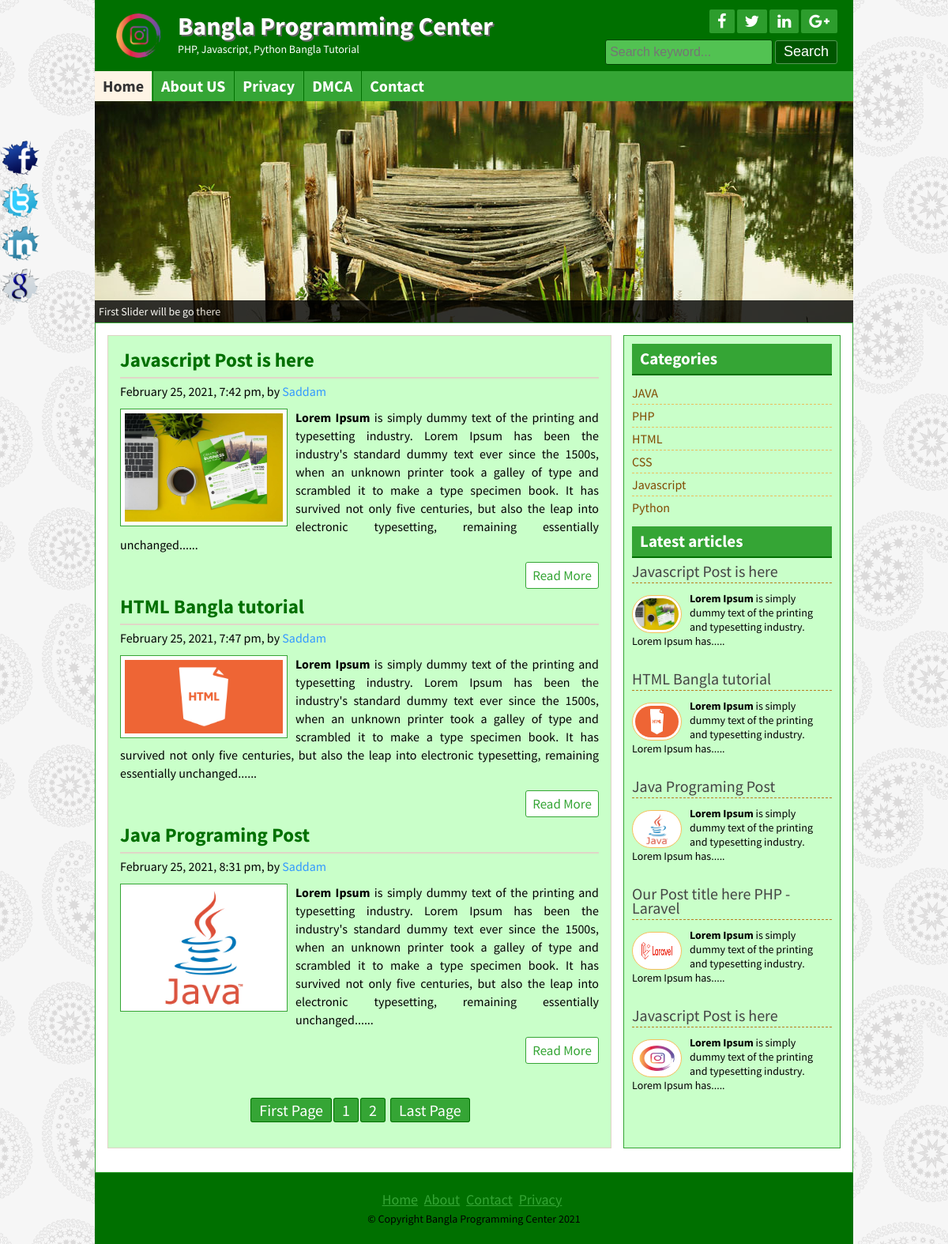
The page / on the database its author committed.
### tables this page shows
CREATE TABLE IF NOT EXISTS `title_slogan` (
  `id` int(11) NOT NULL,
  `title` varchar(255) NOT NULL,
  `slogan` varchar(255) NOT NULL,
  `logo` varchar(255) NOT NULL
);

CREATE TABLE IF NOT EXISTS `tbl_social` (
  `id` int(11) NOT NULL,
  `fb` varchar(255) NOT NULL,
  `tw` varchar(255) NOT NULL,
  `ln` varchar(255) NOT NULL,
  `gp` varchar(255) NOT NULL
);

CREATE TABLE IF NOT EXISTS `tbl_page` (
  `id` int(11) NOT NULL,
  `name` varchar(255) NOT NULL,
  `body` text NOT NULL
);

CREATE TABLE IF NOT EXISTS `tbl_post` (
  `id` int(11) NOT NULL,
  `cat` int(11) NOT NULL,
  `title` varchar(255) NOT NULL,
  `body` text NOT NULL,
  `image` varchar(255) NOT NULL,
  `author` varchar(50) NOT NULL,
  `tags` varchar(255) NOT NULL,
  `des` text NOT NULL,
  `date` timestamp NOT NULL DEFAULT CURRENT_TIMESTAMP,
  `userid` int(11) NOT NULL
);

CREATE TABLE IF NOT EXISTS `tbl_category` (
  `id` int(11) NOT NULL,
  `name` varchar(50) NOT NULL
);

CREATE TABLE IF NOT EXISTS `tbl_footer` (
  `id` int(11) NOT NULL,
  `note` varchar(255) NOT NULL
);

### lib/Database.php (called while the page is built, shortened)
<?php
Class Database{
	public $host   = DB_HOST;
	public $user   = DB_USER;
	public $pass   = DB_PASS;
	public $dbname = DB_NAME;
	public $link;
	private function connectDB(){
	$this->link = new mysqli($this->host, $this->user, $this->pass, $this->dbname);
 }
	public function select($query){
		$result = $this->link->query($query) or die($this->link->error.__LINE__);
		if($result->num_rows > 0){
			return $result;
		} else {
			return false;
		}
	}
}

### helpers/format.php (called while the page is built, shortened)
<?php
class Format{
    public function formatDate($date){
        return date('F j, Y, g:i a', strtotime($date));
    }
    public function textShorten($text, $limit=400){
        $text = $text." ";
        $text = substr($text,0,$limit);
        $text = substr($text,0,strrpos($text, ' '));
        $text = $text.".....";
        return $text;
    }
}
?>

### index.php (the view)
<?php include 'inc/header.php';?>
<?php include 'inc/slider.php';?>
	<div class="contentsection contemplete clear">
		<div class="maincontent clear">
	<?php
	$per_page = 3;
	if(isset($_GET['page'])){
		$page = $_GET['page'];
	}else{
		$page=1;
	}
	$start_from =($page-1)* $per_page;
?>
<?php
     $query = "select * from tbl_post limit $start_from, $per_page";
	 $post = $db->select($query);
	 if($post){
		 while ($result = $post->fetch_assoc()){
	 ?>
			<div class="samepost clear">
				<h2><a href="post.php?id=<?php echo $result['id']; ?>"><?php echo $result['title']; ?></a></h2>
				<h4><?php echo $fm->formatDate($result['date']); ?>, by <a href="#"><?php echo $result['author']; ?></a></h4>
				 <a href="#"><img src="admin/<?php echo $result['image'];?>" alt="post image"/></a>
				 <?php echo $fm->textShorten( $result['body']); ?>
				<div class="readmore clear">
				<a href="post.php?id=<?php echo $result['id']; ?>">Read More</a>
				</div>
			</div>
			<?php } ?>
			<?php
			$query= "select * from tbl_post";
			$result= $db->select($query);
			$total_rows = mysqli_num_rows($result);
			$total_pages= ceil($total_rows/$per_page);
			echo "<span class='pagination'><a href='index.php?page=1'>".'First Page'."</a>";
			for($i=1; $i<=$total_pages; $i++){
				echo "<a href='index.php?page=".$i."'>".$i."</a>";
			};
			?>
<?php echo "<a href='index.php?page=$total_pages'>".'Last Page'."</a></span>";?>
			<?php  }else { header("Location:404.php");} ?>
		</div>
		<?php include 'inc/sidebar.php';?>
		<?php include 'inc/footer.php';?>

### inc/header.php (shortened to what this page needs)
<?php include 'lib/Database.php'; ?>
<?php include 'helpers/format.php'; ?>
<?php
$db = new Database();
$fm = new Format();
?>
<!DOCTYPE html>
<html>
<head>
	<?php include 'scripts/css.php'; ?>
</head>
<body>
	<div class="headersection templete clear">
		<a href="index.php">
			<div class="logo">
				<?php
				$query = "select * from title_slogan where id='1' ";
				$blog_title = $db->select($query);
				if ($blog_title) {
					while ($result = $blog_title->fetch_assoc()) {
				?>
						<img src="admin/<?php echo $result['logo']; ?>" alt="logo" />
						<h2><?php echo $result['title']; ?></h2>
						<p><?php echo $result['slogan']; ?></p>
				<?php }
				} ?>
			</div>
		</a>
		<div class="social clear">
			<div class="icon clear">
				<?php
				$query = "select * from tbl_social where id='1' ";
				$socialmedia = $db->select($query);
				if ($socialmedia) {
					while ($result = $socialmedia->fetch_assoc()) {
				?>
						<a href="<?php echo $result['fb']; ?>" target="_blank"><i class="fa fa-facebook"></i></a>
						<a href="<?php echo $result['tw']; ?>" target="_blank"><i class="fa fa-twitter"></i></a>
						<a href="<?php echo $result['ln']; ?>" target="_blank"><i class="fa fa-linkedin"></i></a>
						<a href="<?php echo $result['gp']; ?>" target="_blank"><i class="fa fa-google-plus"></i></a>
				<?php }
				} ?>
			</div>
			<div class="searchbtn clear">
				<form action="search.php" method="get">
					<input type="text" name="search" placeholder="Search keyword..." />
					<input type="submit" name="submit" value="Search" />
				</form>
			</div>
		</div>
	</div>
	<div class="navsection templete">
		<?php
		$path = $_SERVER['SCRIPT_FILENAME'];
		$currentpage = basename($path, '.php');
		?>
		<ul>
			<li><a <?php
					if ($currentpage == 'index') {
						echo 'id="active"';
					} ?>href="index.php">Home</a></li>
			<?php
			$query = "select * from tbl_page";
			$pages = $db->select($query);
			if ($pages) {
				while ($result = $pages->fetch_assoc()) {
			?>
					<li><a <?php
							if (isset($_GET['pageid']) && $_GET['pageid'] == $result['id']) {
								echo 'id = "active"';
							}
							?> href="page.php?pageid=<?php echo $result['id']; ?>">
							<?php echo $result['name']; ?></a> </li>
			<?php }
			} ?>
			<li><a <?php if ($currentpage == 'contact') {
						echo 'id="active"';
					} ?> href="contact.php">Contact</a></li>
		</ul>
	</div>

### scripts/css.php
<link rel="stylesheet" href="font-awesome-4.5.0/css/font-awesome.css">
	<link rel="stylesheet" href="css/nivo-slider.css" type="text/css" media="screen" />
	<link rel="stylesheet" href="style.css">
    <?php
    $query = "select * from tbl_theme where id='1'";
    $themes = $db->select($query);
    while ($result = $themes->fetch_assoc()) {
        if ($result['theme'] == 'default') { ?>
             <link rel="stylesheet" href="theme/default.css">
     <?php   }elseif ($result['theme'] == 'green') { ?>
         <link rel="stylesheet" href="theme/green.css">
     <?php } elseif ($result['theme'] == 'red') { ?>
        <link rel="stylesheet" href="theme/red.css">
   <?php  } } ?>

### inc/slider.php
<div class="slidersection templete clear">
        <div id="slider">
        <?php
					$query= "select * from tbl_slider order by id limit 5";
					$slider = $db->select($query);
					if($slider){
						while ($result = $slider->fetch_assoc()){
					?>
            <a href="#"><img src="admin/<?php echo $result['image']; ?>" alt="<?php echo $result['title']; ?>" title="<?php echo $result['title']; ?>" /></a>
          <?php } } ?>
        </div>
        </div>

### inc/sidebar.php
<div class="sidebar clear">
			<div class="samesidebar clear">
				<h2>Categories</h2>
					<ul>
					<?php
			$query = "select * from tbl_category";
			$category =$db->select($query);
			if($category){
				while ($result = $category->fetch_assoc()){
					?>
						<li><a href="posts.php?category=<?php echo $result['id'];?>"><?php echo $result['name'];?></a></li>
					<?php } }else{  ?>
					<li>NO Category Created</li>
				<?php } ?>
					</ul>
			</div>
			<div class="samesidebar clear">
			<h2>Latest articles</h2>
					<div class="popular clear">
			<?php
			$query = "select * from tbl_post limit 5";
			$post =$db->select($query);
			if($post){
				while ($result = $post->fetch_assoc()){
					?>
					<div class="popular clear">
						<h3><a href="post.php?id=<?php echo $result['id']; ?>"><?php echo $result['title']; ?></a></h3>
						<a href="post.php?id=<?php echo $result['id']; ?>"><img src="admin/<?php echo $result['image'];?>" alt="post image"/></a>
						<?php echo $fm->textShorten( $result['body'], 125); ?>
					</div>
					<?php } }else { header("Location:404.php");} ?>
			</div>
		</div>
		</div>

### inc/footer.php (shortened to what this page needs)
		</div>
<div class="footersection templete clear">
	  <div class="footermenu clear">
		<ul>
			<li><a href="#">Home</a></li>
			<li><a href="#">About</a></li>
			<li><a href="#">Contact</a></li>
			<li><a href="#">Privacy</a></li>
		</ul>
	  </div>
	  <?php
                $query = "select * from tbl_footer where id='1' ";
                $footernote = $db->select($query);
                if($footernote){
                    while($result= $footernote->fetch_assoc()){
?>
	  <p> &copy; <?php echo $result['note']; ?> <?php echo date('Y'); ?></p>
	  <?php } } ?>
	</div>
	<div class="fixedicon clear">
	<?php
                $query = "select * from tbl_social where id='1' ";
                $socialmedia = $db->select($query);
                if($socialmedia){
                    while($result= $socialmedia->fetch_assoc()){
?>
		<a href="<?php echo $result['fb']; ?>" target="_blank"><img src="images/fb.png" alt="Facebook"/></a>
		<a href="<?php echo $result['tw']; ?>" target="_blank"><img src="images/tw.png" alt="Twitter"/></a>
		<a href="<?php echo $result['ln']; ?>" target="_blank"><img src="images/in.png" alt="LinkedIn"/></a>
		<a href="<?php echo $result['gp']; ?>" target="_blank"><img src="images/gl.png" alt="GooglePlus"/></a>
		<?php } } ?>
	</div>
</body>
</html>

### css/nivo-slider.css (style rules this page uses)
.nivoSlider { position:relative; }
.nivoSlider a.nivo-imageLink { position:absolute; top:0px; left:0px; width:100%; height:100%; border:0; padding:0; margin:0; z-index:60; display:none; }

### theme/green.css (style rules this page uses)
.headersection, .footersection { background: #007000 none repeat scroll 0 0; }
.icon a { background: #2d9d2d none repeat scroll 0 0; }
.searchbtn input[type="text"] { background: #52c252 none repeat scroll 0 0; border: 1px solid #034703 }
.searchbtn input[type="submit"] { border: 1px solid #549854; }
input[type="submit"] { background: #005600 none repeat scroll 0 0;border: 1px solid #52C252; }
.navsection { background: #35a535 none repeat scroll 0 0; }
.navsection ul li { border-left: 1px solid #007000; border-right: 1px solid #38a838; }
.samepost h2 a { color: #007000; }
.maincontent, .sidebar { background: #C9FFC9 none repeat scroll 0 0; }
.samepost img { border: 1px solid #35A535; }
.contentsection, .sidebar { border: 1px solid #35A535; }
.samesidebar h2 { background: #35A535 none repeat scroll 0 0; border-bottom: 2px solid #007000;color:#fff; }
.readmore a { border: 1px solid #35A535; color: #35A535; }
.pagination a { background: #35A535 none repeat scroll 0 0; border: 1px solid #007000; color:#fff; }
.footermenu ul li a { color: #35A535; }
.samepost h2, .about h2 { color: #007000; }

### rows shown on the page
title_slogan: logo (picture), title "Bangla Programming Center", slogan "PHP, Javascript, Python Bangla Tutorial"
tbl_page: name "About US"
tbl_page: name "Privacy"
tbl_page: name "DMCA"
tbl_post: title "Javascript Post is here", date "February 25, 2021, 7:42 pm", author "Saddam", image (picture), body "Lorem Ipsum is simply dummy text of the printing and typesetting industry. Lorem Ipsum has been the industry's standard dummy text ever since the 1500s, when an unknown printer took a galley of type and scrambled it to make a type specimen book. It has survived not only five centuries, but also the leap into electronic typesetting, remaining essentially unchanged......", body "Lorem Ipsum is simply dummy text of the printing and typesetting industry. Lorem Ipsum has....."
tbl_post: title "HTML Bangla tutorial", date "February 25, 2021, 7:47 pm", author "Saddam", image (picture), body "Lorem Ipsum is simply dummy text of the printing and typesetting industry. Lorem Ipsum has been the industry's standard dummy text ever since the 1500s, when an unknown printer took a galley of type and scrambled it to make a type specimen book. It has survived not only five centuries, but also the leap into electronic typesetting, remaining essentially unchanged......", body "Lorem Ipsum is simply dummy text of the printing and typesetting industry. Lorem Ipsum has....."
tbl_post: title "Java Programing Post", date "February 25, 2021, 8:31 pm", author "Saddam", image (picture), body "Lorem Ipsum is simply dummy text of the printing and typesetting industry. Lorem Ipsum has been the industry's standard dummy text ever since the 1500s, when an unknown printer took a galley of type and scrambled it to make a type specimen book. It has survived not only five centuries, but also the leap into electronic typesetting, remaining essentially unchanged......", body "Lorem Ipsum is simply dummy text of the printing and typesetting industry. Lorem Ipsum has....."
tbl_category: name "JAVA"
tbl_category: name "PHP"
tbl_category: name "HTML"
tbl_category: name "CSS"
tbl_category: name "Javascript"
tbl_category: name "Python"
tbl_post: title "Our Post title here PHP - Laravel", image (picture), body "Lorem Ipsum is simply dummy text of the printing and typesetting industry. Lorem Ipsum has....."
tbl_post: title "Javascript Post is here", image (picture), body "Lorem Ipsum is simply dummy text of the printing and typesetting industry. Lorem Ipsum has....."
tbl_footer: note "Copyright Bangla Programming Center"
